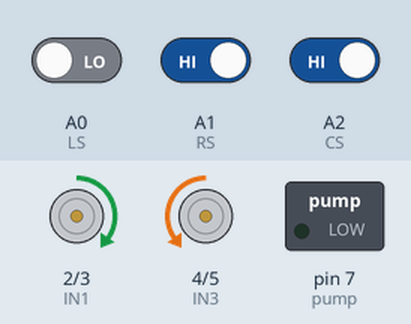
This sketch was run on a simulated Arduino Uno, built with avr-gcc and run on an emulated ATmega328P. Shown: motor-driver pin pairs drawn as motors (green arrow = first pin HIGH = forward, orange = second pin HIGH = backward, longer = more drive, scaled by the enable pin), switched loads named in the sketch (green lamp = pin HIGH). Inputs (shaded band) come from the test bench; at power-on: A0 (LS) LOW, A1 (RS) HIGH, A2 (CS) HIGH.

Above: at 1.2 s.
1.3 s: A0 (LS) driven HIGH
At 1.8 s:
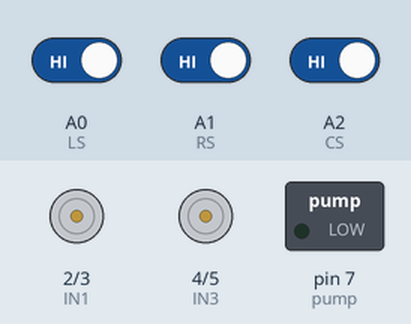
2.8 s: A1 (RS) driven LOW
At 4.0 s:
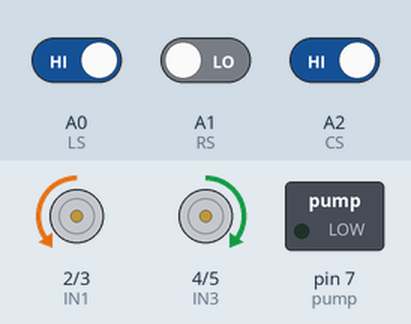
4.3 s: A2 (CS) driven LOW
At 5.3 s:
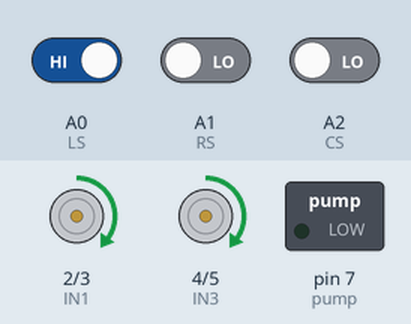
5.8 s: A2 (CS) driven HIGH
At 6.4 s:
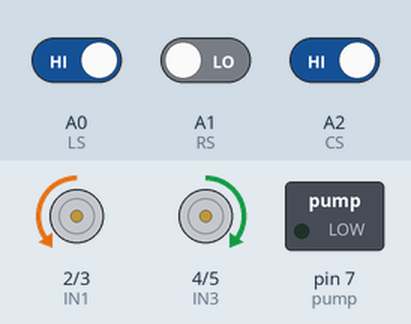
7.3 s: A0 (LS) driven LOW
At 7.6 s:
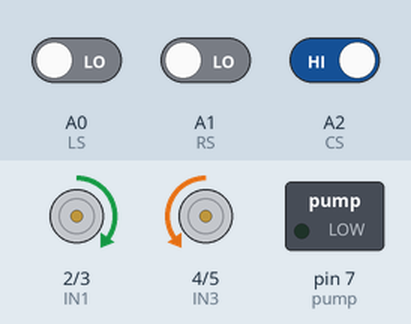
Timing chart, 0 to 9.8 s (numbered marks = the images above; inputs shaded):
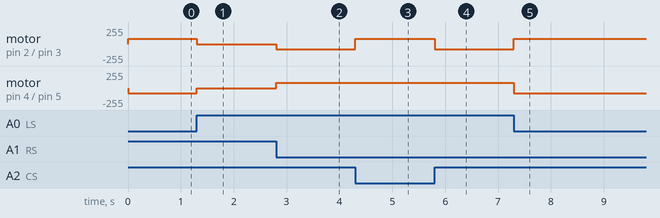

Measured:
- after the input at 1.3 s, motor on pin 2 (IN1) / pin 3 (IN2): forward 80/255 → stopped at once; motor on pin 4 (IN3) / pin 5 (IN4): backward 80/255 → stopped at once
- after the input at 2.8 s, motor on pin 2 (IN1) / pin 3 (IN2): stopped → backward 80/255 at once; motor on pin 4 (IN3) / pin 5 (IN4): stopped → forward 80/255 at once
- after the input at 4.3 s, motor on pin 2 (IN1) / pin 3 (IN2): backward 80/255 → forward 80/255 at once
- after the input at 5.8 s, motor on pin 2 (IN1) / pin 3 (IN2): forward 80/255 → backward 80/255 at once
- after the input at 7.3 s, motor on pin 2 (IN1) / pin 3 (IN2): backward 80/255 → forward 80/255 at once; motor on pin 4 (IN3) / pin 5 (IN4): forward 80/255 → backward 80/255 at once

The sketch:

FireTruck.ino
```cpp
const int IN1 = 2;
const int IN2 = 3;
const int IN3 = 4;
const int IN4 = 5;
const int enA = 10;
const int enB = 11;
const int LS  = A0;
const int RS  = A1;
const int CS  = A2;
const int pump = 7;

int pos = 0;
boolean fire = false;

int C = 0;
int R = 0;
int L = 0;

void setup() {
  // put your setup code here, to run once:
pinMode (IN1,OUTPUT);
pinMode (IN2,OUTPUT);
pinMode (IN3,OUTPUT);
pinMode (IN4,OUTPUT);
pinMode (enA,OUTPUT);
pinMode (enB,OUTPUT);
pinMode (pump,OUTPUT);
pinMode (LS,INPUT);
pinMode (RS,INPUT);
pinMode (CS,INPUT);

}

void loop() {
  // put your main code here, to run repeatedly:
C = digitalRead(CS);
R = digitalRead(RS);
L = digitalRead(LS);

if (L == 1 && C == 1 && R == 1){
  halt();
  }else if (C == 0){
    forward();
    }else if (L == 0){
    left();
    }else if (R == 0){
    right();
    }

}
void forward(){
  digitalWrite(IN1,HIGH);
  digitalWrite(IN2,LOW);
  digitalWrite(IN3,HIGH);
  digitalWrite(IN4,LOW);
  analogWrite (enA,80);
  analogWrite (enB,80);
  }

void backward(){
  digitalWrite(IN1,LOW);
  digitalWrite(IN2,HIGH);
  digitalWrite(IN3,LOW);
  digitalWrite(IN4,HIGH);
  analogWrite (enA,80);
  analogWrite (enB,80);
  }
void left(){
  digitalWrite(IN1,HIGH);
  digitalWrite(IN2,LOW);
  digitalWrite(IN3,LOW);
  digitalWrite(IN4,HIGH);
  analogWrite (enA,80);
  analogWrite (enB,80);
  }
void right(){
  digitalWrite(IN1,LOW);
  digitalWrite(IN2,HIGH);
  digitalWrite(IN3,HIGH);
  digitalWrite(IN4,LOW);
  analogWrite (enA,80);
  analogWrite (enB,80);
  }
void halt(){
  digitalWrite(IN1,LOW);
  digitalWrite(IN2,LOW);
  digitalWrite(IN3,LOW);
  digitalWrite(IN4,LOW);
  analogWrite (enA,0);
  analogWrite (enB,0);
  }
void put_of_fire(){
  delay (500);
    halt();

    digitalWrite(pump,HIGH);
    delay(500);

    digitalWrite(pump,LOW);
    delay(500);
    fire=false;

  }
```
